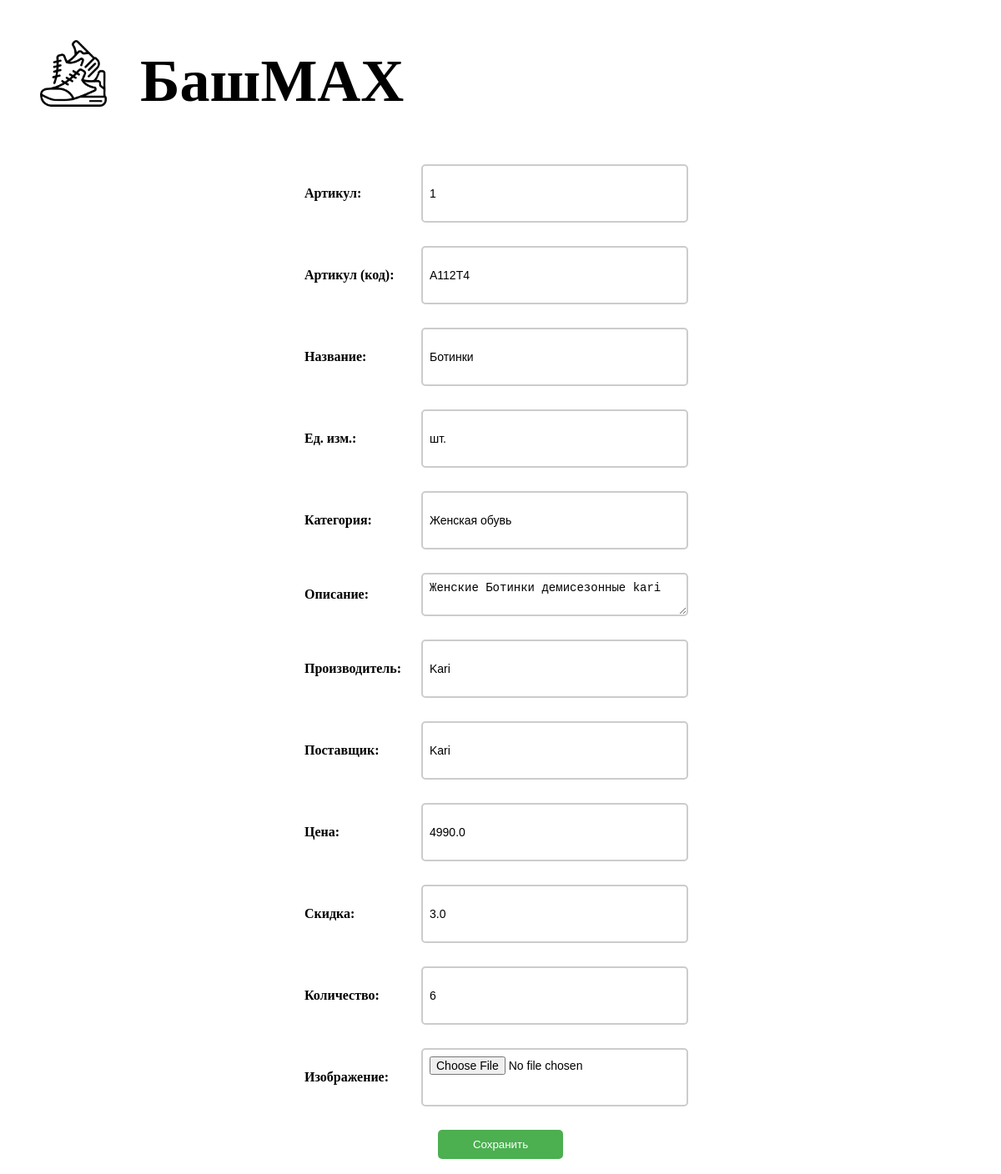
Screenshot of /edit_product/1 with the database file from the repository.
### tables this page shows
CREATE TABLE products (
        id INTEGER PRIMARY KEY AUTOINCREMENT,
        artikul TEXT,
        name TEXT,
        unit TEXT,
        category TEXT,
        description TEXT,
        manufacturer TEXT,
        supplier TEXT,
        price REAL,
        discount REAL,
        quantity INTEGER,
        image TEXT
    );

### main.py (the view, shortened to what this page needs)
@app.route("/edit_product/<int:id>", methods=["GET", "POST"])
def edit_product(id):
    conn = get_db()
    cursor = conn.cursor()
    message = None
    cursor.execute("SELECT * FROM products WHERE id=?", (id,))
    cursor.execute("SELECT * FROM products WHERE id = ?", (id,))
    product = cursor.fetchone()
    conn.close()
    return render_template("edit_product.html", p=product)

### main.py (called while the page is built)
def get_db():
    conn = sqlite3.connect(DB_NAME)
    conn.row_factory = sqlite3.Row
    return conn

### templates/edit_product.html (shortened to what this page needs)
<!DOCTYPE html>
<html>
<head>
    <link rel="stylesheet" href="{{ url_for('static', filename='styles.css') }}">
</head>
<body>
<header>
    <div style="display: flex;">
        <img style="margin: 40px; width: 80px; height: 80px"
             src="{{ url_for('static', filename='images/Icon.png') }}">
        <h1 style="font-size: 72px">БашMAX</h1>
    </div>
</header>
<main>
    <form method="post" enctype="multipart/form-data">
        <div class="form-row">
            <label for="id">Артикул:</label>
            <input id="id" readonly name="id" value="{{p[0]}}">
        </div>
        <div class="form-row">
            <label for="artikul">Артикул (код):</label>
            <input id="artikul" name="artikul" value="{{p[1]}}">
        </div>
        <div class="form-row">
            <label for="name">Название:</label>
            <input id="name" name="name" value="{{p[2]}}">
        </div>
        <div class="form-row">
            <label for="unit">Ед. изм.:</label>
            <input id="unit" name="unit" value="{{p[3]}}">
        </div>
        <div class="form-row">
            <label for="category">Категория:</label>
            <input id="category" name="category" value="{{p[4]}}">
        </div>
        <div class="form-row">
            <label for="description">Описание:</label>
            <textarea id="description" name="description">{{p[5]}}</textarea>
        </div>
        <div class="form-row">
            <label for="manufacturer">Производитель:</label>
            <input id="manufacturer" name="manufacturer" value="{{p[6]}}">
        </div>
        <div class="form-row">
            <label for="supplier">Поставщик:</label>
            <input id="supplier" name="supplier" value="{{p[7]}}">
        </div>
        <div class="form-row">
            <label for="price">Цена:</label>
            <input id="price" name="price" min="0" step="0.01" value="{{p[8]}}">
        </div>
        <div class="form-row">
            <label for="discount">Скидка:</label>
            <input id="discount" name="discount" value="{{p[9]}}">
        </div>
        <div class="form-row">
            <label for="quantity">Количество:</label>
            <input id="quantity" name="quantity" step="1" min="0" value="{{p[10]}}">
        </div>
        <div class="form-row">
            <label>Изображение:</label>
            <input type="file" name="image">
        </div>
        <button type="submit">Сохранить</button>
    </form>
</main>
</body>
</html>

### static/styles.css (style rules this page uses)
input { display: flex; padding: 8px; margin: 10px; border: 2px solid #ccc; border-radius: 5px; font-size: 14px; justify-content:center; align-items:center; width: 300px; height: 50px }
textarea { padding: 8px; margin: 10px; border: 2px solid #ccc; border-radius: 5px; font-size: 14px; justify-content:center; align-items:center; width: 300px }
button { background-color: #4CAF50; color: white; border: none; margin: 10px; padding: 10px 15px; border-radius: 5px; cursor: pointer; width: 150px }
form { display: flex; flex-direction: column; align-items: center; }
.form-row { display: flex; align-items: center; margin-bottom: 8px; }
.form-row label { width: 120px; margin-right: 10px; font-weight: bold; }
.form-row input, .form-row textarea { flex: 1; }

### rows the page displays
products: id "1", artikul "А112Т4", name "Ботинки", unit "шт.", category "Женская обувь", description "Женские Ботинки демисезонные kari", manufacturer "Kari", supplier "Kari", price "4990.0", discount "3.0", quantity "6"
